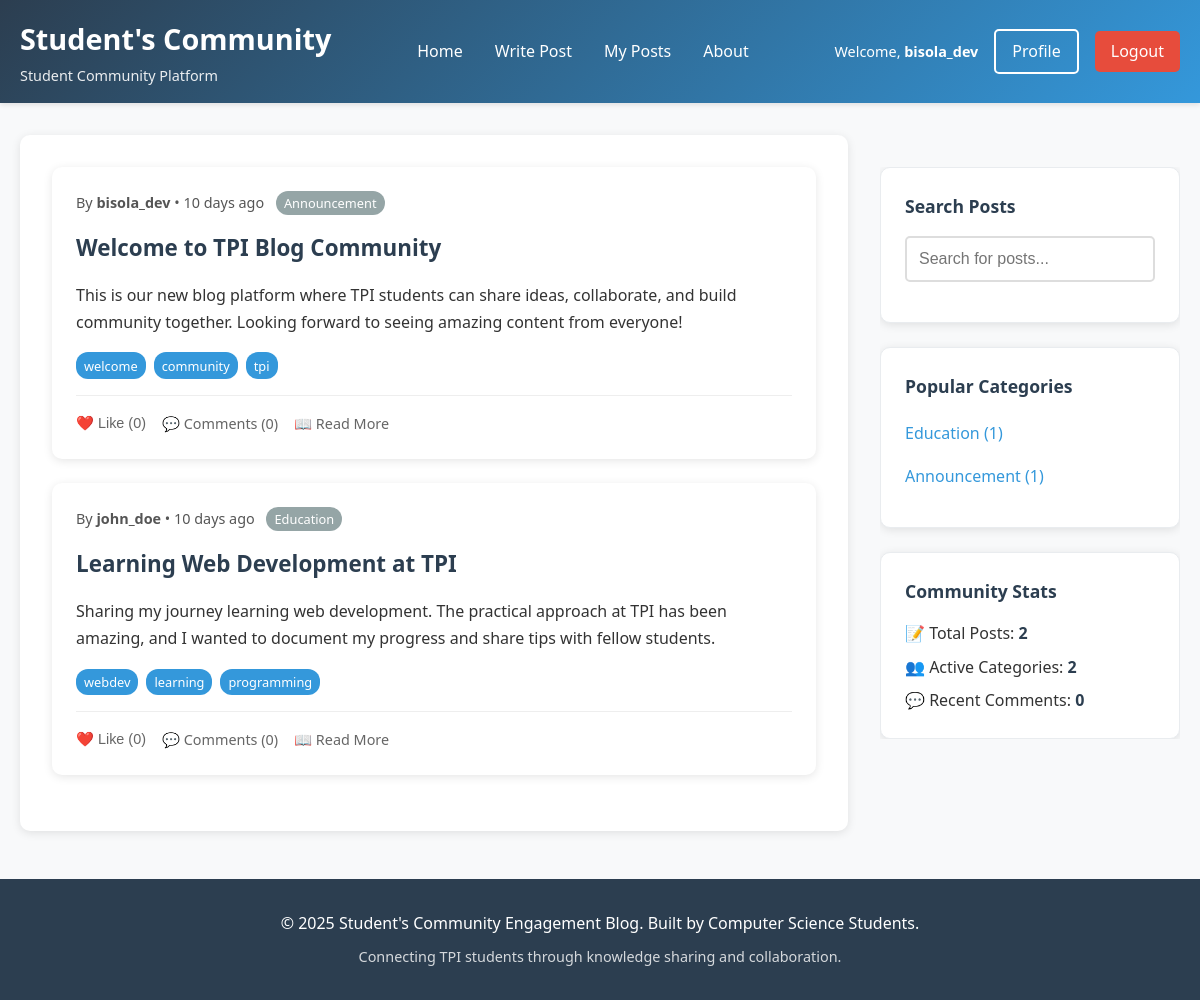
/index.php (signed in), run on the app's committed database.
### tables this page shows
CREATE TABLE posts (
    id INT AUTO_INCREMENT PRIMARY KEY,
    user_id INT NOT NULL,
    title VARCHAR(200) NOT NULL,
    content TEXT NOT NULL,
    category VARCHAR(50) DEFAULT 'General',
    tags VARCHAR(200),
    status ENUM('draft', 'published') DEFAULT 'published',
    views INT DEFAULT 0,
    created_at TIMESTAMP DEFAULT CURRENT_TIMESTAMP,
    updated_at TIMESTAMP DEFAULT CURRENT_TIMESTAMP ON UPDATE CURRENT_TIMESTAMP,
    FOREIGN KEY (user_id) REFERENCES users(id) ON DELETE CASCADE
);

CREATE TABLE users (
    id INT AUTO_INCREMENT PRIMARY KEY,
    username VARCHAR(50) UNIQUE NOT NULL,
    email VARCHAR(100) UNIQUE NOT NULL,
    password VARCHAR(255) NOT NULL,
    full_name VARCHAR(100) NOT NULL,
    department VARCHAR(50),
    student_id VARCHAR(20),
    profile_image VARCHAR(255) DEFAULT 'default-avatar.png',
    created_at TIMESTAMP DEFAULT CURRENT_TIMESTAMP,
    is_active BOOLEAN DEFAULT TRUE
);

### config/database.php (called while the page is built, shortened)
<?php
function timeAgo($datetime) {
    $time = time() - strtotime($datetime);
    if ($time < 2629746) return floor($time/86400) . ' days ago';
    return date('M j, Y', strtotime($datetime));
}
?>

### index.php (the view, shortened to what this page needs)
<?php
require_once 'includes/header.php';
$database = new Database();
$db = $database->connect();
$posts_per_page = 5;
$page = isset($_GET['page']) ? max(1, intval($_GET['page'])) : 1;
$offset = ($page - 1) * $posts_per_page;
$count_query = "SELECT COUNT(*) FROM posts WHERE status = 'published'";
$count_stmt = $db->prepare($count_query);
$count_stmt->execute();
$total_posts = $count_stmt->fetchColumn();
$query = "
    SELECT p.*, u.username, u.full_name,
           COUNT(DISTINCT l.id) as like_count,
           COUNT(DISTINCT c.id) as comment_count
    FROM posts p
    LEFT JOIN users u ON p.user_id = u.id
    LEFT JOIN likes l ON p.id = l.post_id
    LEFT JOIN comments c ON p.id = c.post_id
    WHERE p.status = 'published'
    GROUP BY p.id
    ORDER BY p.created_at DESC
    LIMIT :limit OFFSET :offset
";
$stmt = $db->prepare($query);
$stmt->bindParam(':limit', $posts_per_page, PDO::PARAM_INT);
$stmt->bindParam(':offset', $offset, PDO::PARAM_INT);
$stmt->execute();
$posts = $stmt->fetchAll(PDO::FETCH_ASSOC);
$category_query = "
    SELECT category, COUNT(*) as count
    FROM posts
    WHERE status = 'published' AND category IS NOT NULL
    GROUP BY category
    ORDER BY count DESC
    LIMIT 5
";
$category_stmt = $db->prepare($category_query);
$category_stmt->execute();
$categories = $category_stmt->fetchAll(PDO::FETCH_ASSOC);
$recent_comments_query = "
    SELECT c.content, c.created_at, u.username, p.title, p.id as post_id
    FROM comments c
    LEFT JOIN users u ON c.user_id = u.id
    LEFT JOIN posts p ON c.post_id = p.id
    WHERE p.status = 'published'
    ORDER BY c.created_at DESC
    LIMIT 5
";
$recent_comments_stmt = $db->prepare($recent_comments_query);
$recent_comments_stmt->execute();
$recent_comments = $recent_comments_stmt->fetchAll(PDO::FETCH_ASSOC);
?>
<div class="container">
    <div class="main-content">
        <main class="content">
            <?php if (empty($posts)): ?>
                <div style="text-align: center; padding: 3rem;">
                    <h2>Welcome to Student's Community Engagement Blog!</h2>
                    <p>No posts yet. Be the first to share your thoughts!</p>
                    <?php if (isLoggedIn()): ?>
                        <a href="create_post.php" class="btn btn-primary">Write Your First Post</a>
                    <?php else: ?>
                        <a href="register.php" class="btn btn-primary">Join Our Community</a>
                    <?php endif; ?>
                </div>
            <?php else: ?>
                <?php foreach ($posts as $post): ?>
                    <article class="post-card">
                        <div class="post-header">
                            <div class="post-meta">
                                By <strong><?php echo htmlspecialchars($post['username']); ?></strong>
                                • <?php echo timeAgo($post['created_at']); ?>
                                <?php if ($post['category']): ?>
                                    <span class="category-badge"><?php echo htmlspecialchars($post['category']); ?></span>
                                <?php endif; ?>
                            </div>
                        </div>
                        <h2 class="post-title">
                            <a href="post.php?id=<?php echo $post['id']; ?>">
                                <?php echo htmlspecialchars($post['title']); ?>
                            </a>
                        </h2>
                        <div class="post-content">
                            <?php
                            $content = strip_tags($post['content']);
                            echo htmlspecialchars(substr($content, 0, 200)) . (strlen($content) > 200 ? '...' : '');
                            ?>
                        </div>
                        <?php if ($post['tags']): ?>
                            <div class="tags">
                                <?php
                                $tags = explode(',', $post['tags']);
                                foreach ($tags as $tag):
                                    $tag = trim($tag);
                                    if ($tag):
                                ?>
                                    <span class="tag"><?php echo htmlspecialchars($tag); ?></span>
                                <?php
                                    endif;
                                endforeach;
                                ?>
                            </div>
                        <?php endif; ?>
                        <div class="post-actions">
                            <button class="action-btn like-btn" data-post-id="<?php echo $post['id']; ?>">
                                ❤️ Like (<?php echo $post['like_count']; ?>)
                            </button>
                            <a href="post.php?id=<?php echo $post['id']; ?>#comments" class="action-btn">
                                💬 Comments (<?php echo $post['comment_count']; ?>)
                            </a>
                            <a href="post.php?id=<?php echo $post['id']; ?>" class="action-btn">
                                📖 Read More
                            </a>
                        </div>
                    </article>
                <?php endforeach; ?>
            <?php endif; ?>
        </main>
        <aside class="sidebar">
            <div class="widget">
                <h3>Search Posts</h3>
                <div class="form-group">
                    <input type="text" id="search-input" class="form-control" placeholder="Search for posts...">
                </div>
            </div>
            <?php if (!empty($categories)): ?>
                <div class="widget">
                    <h3>Popular Categories</h3>
                    <ul style="list-style: none;">
                        <?php foreach ($categories as $category): ?>
                            <li style="margin-bottom: 0.5rem;">
                                <a href="category.php?cat=<?php echo urlencode($category['category']); ?>"
                                   style="text-decoration: none; color: #3498db;">
                                    <?php echo htmlspecialchars($category['category']); ?>
                                    (<?php echo $category['count']; ?>)
                                </a>
                            </li>
                        <?php endforeach; ?>
                    </ul>
                </div>
            <?php endif; ?>
            <div class="widget">
                <h3>Community Stats</h3>
                <div style="display: grid; gap: 0.5rem;">
                    <div>📝 Total Posts: <strong><?php echo $total_posts; ?></strong></div>
                    <div>👥 Active Categories: <strong><?php echo count($categories); ?></strong></div>
                    <div>💬 Recent Comments: <strong><?php echo count($recent_comments); ?></strong></div>
                </div>
            </div>
        </aside>
    </div>
</div>
<?php require_once 'includes/footer.php'; ?>

### assets/css/style.css (style rules this page uses)
* { margin: 0; padding: 0; box-sizing: border-box; }
body { font-family: 'Segoe UI', Tahoma, Geneva, Verdana, sans-serif; line-height: 1.6; color: #333; background-color: #f8f9fa; }
.container { max-width: 1200px; margin: 0 auto; padding: 0 20px; }
.main-content { display: grid; grid-template-columns: 1fr 300px; gap: 2rem; margin: 2rem 0; align-items: start; width: 100%; }
.content { background: white !important; border-radius: 10px; padding: 2rem; box-shadow: 0 2px 10px rgba(0,0,0,0.1); min-height: 400px; width: 100%; }
.sidebar { width: 300px; min-width: 300px; max-width: 300px; display: flex; flex-direction: column; gap: 1.5rem; position: sticky; top: 2rem; max-height: calc(100vh - 4rem); overflow-y: auto; padding: 0; }
.widget { background: white !important; border-radius: 10px; padding: 1.5rem; box-shadow: 0 2px 10px rgba(0,0,0,0.1); word-wrap: break-word; overflow-wrap: break-word; border: 1px solid #e9ecef; min-height: auto; width: 100%; display: block !important; visibility: visible !important; opacity: 1 !important; margin-bottom: 0; }
.sidebar { display: flex; flex-direction: column; gap: 1.5rem; position: sticky; top: 2rem; max-height: calc(100vh - 4rem); overflow-y: auto; padding: 0; }
.widget { background: white !important; border-radius: 10px; padding: 1.5rem; box-shadow: 0 2px 10px rgba(0,0,0,0.1); word-wrap: break-word; overflow-wrap: break-word; border: 1px solid #e9ecef; min-height: auto; width: 100%; }
.widget h3 { margin-bottom: 1rem; color: #2c3e50 !important; font-size: 1.1rem; font-weight: 600; display: flex; align-items: center; gap: 0.5rem; }
.widget ul { list-style: none; padding: 0; margin: 0; }
.widget ul li { margin-bottom: 0.5rem; padding: 0; }
.widget a { color: #3498db !important; text-decoration: none; word-break: break-word; display: block; padding: 0.3rem 0; transition: color 0.3s; }
.widget div { color: #333 !important; }
.widget strong { color: #2c3e50 !important; font-weight: 600; }
.widget > div[style*="display: grid"], .widget > div[style*="display: flex"] { gap: 0.5rem; }
.widget * { box-sizing: border-box; }
.sidebar { z-index: 1; position: relative; }
.widget { position: relative; z-index: 1; }
.post-card { background: white; border-radius: 10px; padding: 1.5rem; margin-bottom: 1.5rem; box-shadow: 0 2px 10px rgba(0,0,0,0.1); transition: transform 0.3s; }
.post-header { display: flex; justify-content: space-between; align-items: flex-start; margin-bottom: 1rem; }
.post-meta { font-size: 0.9rem; color: #666; }
.post-title { font-size: 1.4rem; margin: 0.5rem 0; color: #2c3e50; }
.post-title a { color: inherit; text-decoration: none; }
.post-content { margin: 1rem 0; line-height: 1.7; }
.post-actions { display: flex; gap: 1rem; margin-top: 1rem; padding-top: 1rem; border-top: 1px solid #eee; flex-wrap: wrap; }
.action-btn { background: none; border: none; color: #666; cursor: pointer; font-size: 0.9rem; display: flex; align-items: center; gap: 0.3rem; transition: color 0.3s; text-decoration: none; }
.form-group { margin-bottom: 1rem; }
.form-control { width: 100%; padding: 0.75rem; border: 2px solid #ddd; border-radius: 5px; font-size: 1rem; transition: border-color 0.3s; }
.tags { display: flex; gap: 0.5rem; margin-top: 0.5rem; flex-wrap: wrap; }
.tag { background: #3498db; color: white; padding: 0.2rem 0.5rem; border-radius: 12px; font-size: 0.8rem; text-decoration: none; }
.category-badge { background: #95a5a6; color: white; padding: 0.2rem 0.5rem; border-radius: 12px; font-size: 0.8rem; margin-left: 0.5rem; }
.widget * { word-wrap: break-word; overflow-wrap: break-word; hyphens: auto; }
.widget p, .widget div, .widget span { max-width: 100%; overflow: hidden; }
body { background-color: #f8f9fa !important; color: #333 !important; }
.post-card, .widget, .content { background: white !important; color: #333 !important; }
.form-control { background: white !important; border-color: #ddd !important; color: #333 !important; }
.post-meta, .comment-meta { color: #555 !important; }

### data on the page
posts: user.username "bisola_dev", created_at "10 days ago", category "Announcement", title "Welcome to TPI Blog Community", content "This is our new blog platform where TPI students can share ideas, collaborate, and build community together. Looking forward to seeing amazing content from everyone!", tags "welcome", tags "community", tags "tpi", like_count "0", comment_count "0"
posts: user.username "john_doe", created_at "10 days ago", category "Education", title "Learning Web Development at TPI", content "Sharing my journey learning web development. The practical approach at TPI has been amazing, and I wanted to document my progress and share tips with fellow students.", tags "webdev", tags "learning", tags "programming", like_count "0", comment_count "0"

### other printed values
$user['username'] "bisola_dev"
$category['category'] "Education"
$category['count'] "1"
$category['category'] "Announcement"
$total_posts "2"
count($categories) "2"
count($recent_comments) "0"
